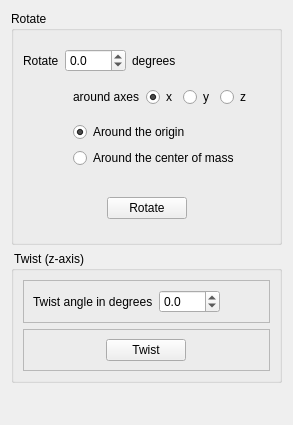
              <widget class="QWidget" name="page_11">
               <property name="geometry">
                <rect>
                 <x>0</x>
                 <y>0</y>
                 <width>293</width>
                 <height>425</height>
                </rect>
               </property>
               <attribute name="label">
                <string>Rotate model</string>
               </attribute>
               <layout class="QVBoxLayout" name="verticalLayout_82">
                <item>
                 <widget class="QGroupBox" name="groupBox_44">
                  <property name="title">
                   <string>Rotate</string>
                  </property>
                  <layout class="QVBoxLayout" name="verticalLayout_24">
                   <item>
                    <widget class="QFrame" name="frame_6">
                     <property name="frameShape">
                      <enum>QFrame::NoFrame</enum>
                     </property>
                     <property name="frameShadow">
                      <enum>QFrame::Raised</enum>
                     </property>
                     <layout class="QHBoxLayout" name="horizontalLayout_73">
                      <property name="leftMargin">
                       <number>0</number>
                      </property>
                      <item>
                       <widget class="QLabel" name="label_51">
                        <property name="text">
                         <string>Rotate</string>
                        </property>
                       </widget>
                      </item>
                      <item>
                       <widget class="QDoubleSpinBox" name="FormModifyRotationAngle">
                        <property name="decimals">
                         <number>1</number>
                        </property>
                        <property name="minimum">
                         <double>-360.000000000000000</double>
                        </property>
                        <property name="maximum">
                         <double>360.000000000000000</double>
                        </property>
                       </widget>
                      </item>
                      <item>
                       <widget class="QLabel" name="label_53">
                        <property name="text">
                         <string>degrees</string>
                        </property>
                       </widget>
                      </item>
                      <item>
                       <spacer name="horizontalSpacer_41">
                        <property name="orientation">
                         <enum>Qt::Horizontal</enum>
                        </property>
                        <property name="sizeHint" stdset="0">
                         <size>
                          <width>40</width>
                          <height>20</height>
                         </size>
                        </property>
                       </spacer>
                      </item>
                     </layout>
                    </widget>
                   </item>
                   <item>
                    <widget class="QFrame" name="frame_56">
                     <property name="frameShape">
                      <enum>QFrame::NoFrame</enum>
                     </property>
                     <property name="frameShadow">
                      <enum>QFrame::Raised</enum>
                     </property>
                     <layout class="QHBoxLayout" name="horizontalLayout_49">
                      <property name="leftMargin">
                       <number>50</number>
                      </property>
                      <property name="topMargin">
                       <number>0</number>
                      </property>
                      <property name="rightMargin">
                       <number>0</number>
                      </property>
                      <property name="bottomMargin">
                       <number>0</number>
                      </property>
                      <item>
                       <widget class="QLabel" name="label_54">
                        <property name="text">
                         <string>around axes</string>
                        </property>
                       </widget>
                      </item>
                      <item>
                       <widget class="QRadioButton" name="FormModifyRotationX">
                        <property name="text">
                         <string>x</string>
                        </property>
                        <property name="checked">
                         <bool>true</bool>
                        </property>
                       </widget>
                      </item>
                      <item>
                       <widget class="QRadioButton" name="FormModifyRotationY">
                        <property name="text">
                         <string>y</string>
                        </property>
                       </widget>
                      </item>
                      <item>
                       <widget class="QRadioButton" name="FormModifyRotationZ">
                        <property name="text">
                         <string>z</string>
                        </property>
                       </widget>
                      </item>
                      <item>
                       <spacer name="horizontalSpacer_111">
                        <property name="orientation">
                         <enum>Qt::Horizontal</enum>
                        </property>
                        <property name="sizeHint" stdset="0">
                         <size>
                          <width>40</width>
                          <height>20</height>
                         </size>
                        </property>
                       </spacer>
                      </item>
                     </layout>
                    </widget>
                   </item>
                   <item>
                    <widget class="QFrame" name="frame_57">
                     <property name="minimumSize">
                      <size>
                       <width>0</width>
                       <height>0</height>
                      </size>
                     </property>
                     <property name="frameShape">
                      <enum>QFrame::NoFrame</enum>
                     </property>
                     <property name="frameShadow">
                      <enum>QFrame::Raised</enum>
                     </property>
                     <layout class="QVBoxLayout" name="verticalLayout_39">
                      <property name="leftMargin">
                       <number>50</number>
                      </property>
                      <item>
                       <widget class="QRadioButton" name="FormModifyRotationOrigin">
                        <property name="text">
                         <string>Around the origin</string>
                        </property>
                        <property name="checked">
                         <bool>true</bool>
                        </property>
                       </widget>
                      </item>
                      <item>
                       <widget class="QRadioButton" name="FormModifyRotationCenter">
                        <property name="text">
                         <string>Around the center of mass</string>
                        </property>
                       </widget>
                      </item>
                     </layout>
                    </widget>
                   </item>
                   <item>
                    <widget class="QFrame" name="frame_55">
                     <property name="minimumSize">
                      <size>
                       <width>0</width>
                       <height>50</height>
                      </size>
                     </property>
                     <property name="frameShape">
                      <enum>QFrame::NoFrame</enum>
                     </property>
                     <property name="frameShadow">
                      <enum>QFrame::Raised</enum>
                     </property>
                     <layout class="QHBoxLayout" name="horizontalLayout_47">
                      <item>
                       <spacer name="horizontalSpacer_25">
                        <property name="orientation">
                         <enum>Qt::Horizontal</enum>
                        </property>
                        <property name="sizeHint" stdset="0">
                         <size>
                          <width>40</width>
                          <height>20</height>
                         </size>
                        </property>
                       </spacer>
                      </item>
                      <item>
                       <widget class="QPushButton" name="FormModifyRotation">
                        <property name="text">
                         <string>Rotate</string>
                        </property>
                       </widget>
                      </item>
                      <item>
                       <spacer name="horizontalSpacer_24">
                        <property name="orientation">
                         <enum>Qt::Horizontal</enum>
                        </property>
                        <property name="sizeHint" stdset="0">
                         <size>
                          <width>40</width>
                          <height>20</height>
                         </size>
                        </property>
                       </spacer>
                      </item>
                     </layout>
                    </widget>
                   </item>
                  </layout>
                 </widget>
                </item>
                <item>
                 <widget class="QGroupBox" name="groupBox_45">
                  <property name="title">
                   <string> Twist (z-axis)</string>
                  </property>
                  <layout class="QVBoxLayout" name="verticalLayout_38">
                   <item>
                    <widget class="QFrame" name="frame_141">
                     <property name="frameShape">
                      <enum>QFrame::StyledPanel</enum>
                     </property>
                     <property name="frameShadow">
                      <enum>QFrame::Raised</enum>
                     </property>
                     <layout class="QHBoxLayout" name="horizontalLayout_153">
                      <item>
                       <widget class="QLabel" name="label_104">
                        <property name="text">
                         <string>Twist angle in degrees</string>
                        </property>
                       </widget>
                      </item>
                      <item>
                       <widget class="QDoubleSpinBox" name="ModifyTwistAngle">
                        <property name="decimals">
                         <number>1</number>
                        </property>
                        <property name="minimum">
                         <double>-360.000000000000000</double>
                        </property>
                        <property name="maximum">
                         <double>360.000000000000000</double>
                        </property>
                       </widget>
                      </item>
                      <item>
                       <spacer name="horizontalSpacer_110">
                        <property name="orientation">
                         <enum>Qt::Horizontal</enum>
                        </property>
                        <property name="sizeHint" stdset="0">
                         <size>
                          <width>40</width>
                          <height>20</height>
                         </size>
                        </property>
                       </spacer>
                      </item>
                     </layout>
                    </widget>
                   </item>
                   <item>
                    <widget class="QFrame" name="frame_137">
                     <property name="frameShape">
                      <enum>QFrame::StyledPanel</enum>
                     </property>
                     <property name="frameShadow">
                      <enum>QFrame::Raised</enum>
                     </property>
                     <layout class="QHBoxLayout" name="horizontalLayout_152">
                      <item>
                       <spacer name="horizontalSpacer_108">
                        <property name="orientation">
                         <enum>Qt::Horizontal</enum>
                        </property>
                        <property name="sizeHint" stdset="0">
                         <size>
                          <width>94</width>
                          <height>20</height>
                         </size>
                        </property>
                       </spacer>
                      </item>
                      <item>
                       <widget class="QPushButton" name="FormModifyTwist">
                        <property name="text">
                         <string>Twist</string>
                        </property>
                       </widget>
                      </item>
                      <item>
                       <spacer name="horizontalSpacer_109">
                        <property name="orientation">
                         <enum>Qt::Horizontal</enum>
                        </property>
                        <property name="sizeHint" stdset="0">
                         <size>
                          <width>94</width>
                          <height>20</height>
                         </size>
                        </property>
                       </spacer>
                      </item>
                     </layout>
                    </widget>
                   </item>
                  </layout>
                 </widget>
                </item>
                <item>
                 <spacer name="verticalSpacer_7">
                  <property name="orientation">
                   <enum>Qt::Vertical</enum>
                  </property>
                  <property name="sizeHint" stdset="0">
                   <size>
                    <width>20</width>
                    <height>288</height>
                   </size>
                  </property>
                 </spacer>
                </item>
               </layout>
              </widget>
